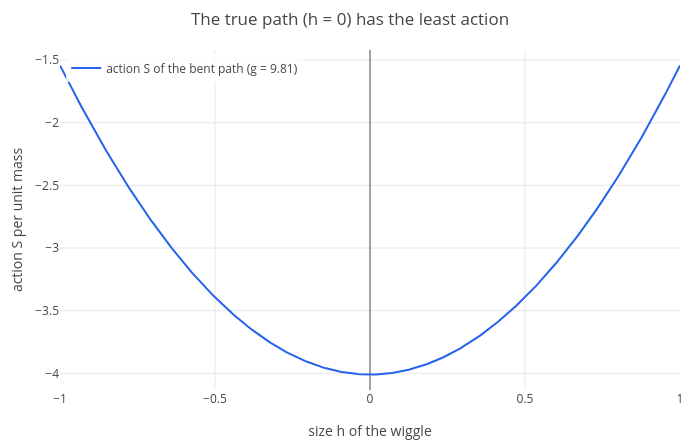

Notebook code cell kept with this figure:
### Code cell
p = plot(pi^2*h^2/4 - 9.81^2/24, h, -1, 1);
p = legend(p, "action S of the bent path (g = 9.81)");
labels(title(p, "The true path (h = 0) has the least action"), "size h of the wiggle", "action S per unit mass")

### Figure 1 — Plotly figure (JSON) as saved in the notebook; plotly's stock layout.template omitted (floating-point values rounded to 4 significant figures; data arrays with more than 128 entries replaced by an {"elided": "..."} marker saying what was removed)
{"data": [{"line": {"color": "#2563eb", "width": 2}, "mode": "lines", "name": "action S of the bent path (g = 9.81)", "type": "scatter", "x": {"elided": "402 float values"}, "y": {"elided": "402 float values"}}], "layout": {"height": 440, "legend": {"bgcolor": "rgba(255,255,255,0.8)", "x": 0.01, "xanchor": "left", "y": 0.99, "yanchor": "top"}, "margin": {"b": 50, "l": 60, "r": 20, "t": 50}, "showlegend": true, "title": {"text": "The true path (h = 0) has the least action"}, "width": 700, "xaxis": {"title": {"text": "size h of the wiggle"}, "zeroline": true}, "yaxis": {"range": [-4.133, -1.419], "title": {"text": "action S per unit mass"}, "zeroline": true}}}
